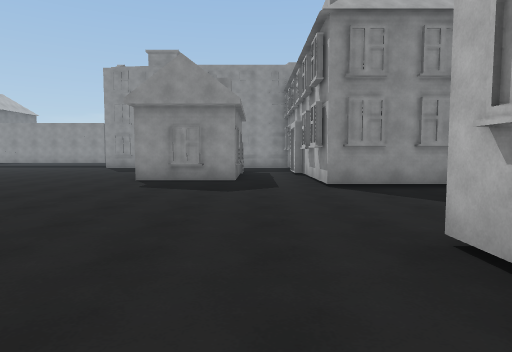
view 1 (above)

24 first-person views from a walk through a Unity game level. The camera is 1.4 m above the floor, tilts 4° down and sees 75° across. The floor is counted in squares, 2 m on a side. Each view is taken from the middle of a square. On the plan, view 1 faces up. The plan holds only what a view shows up to about 10 squares ahead; the rest is blank. The place goes on beyond the plan.

view 2
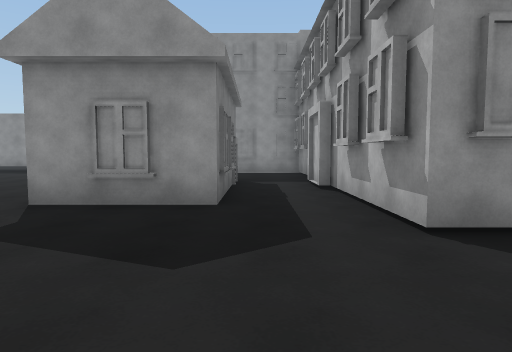

view 3
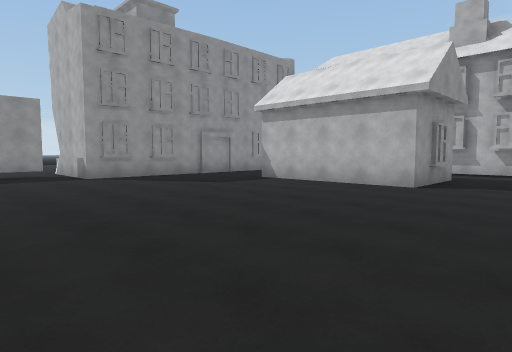

view 4
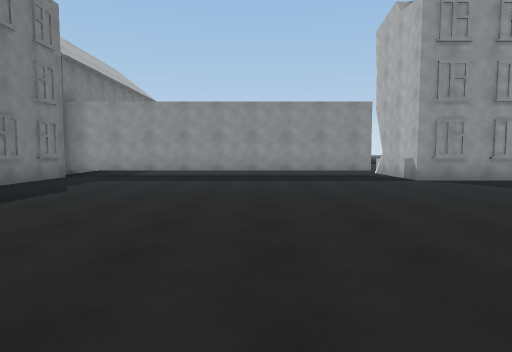

view 5
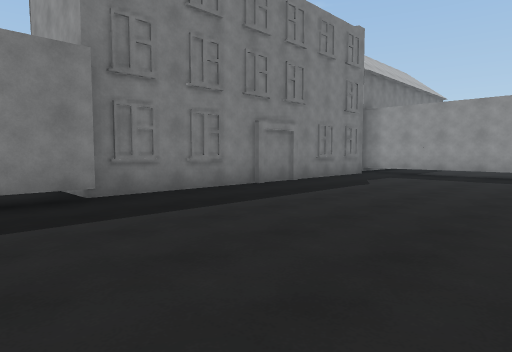

view 6
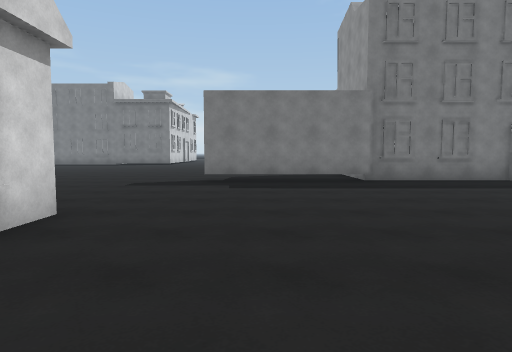

view 7
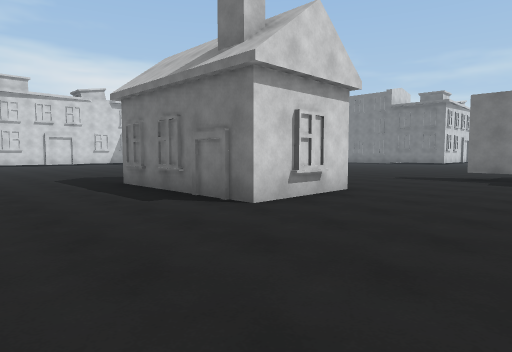

view 8
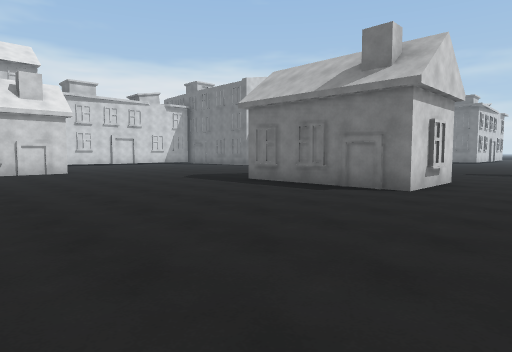

view 9
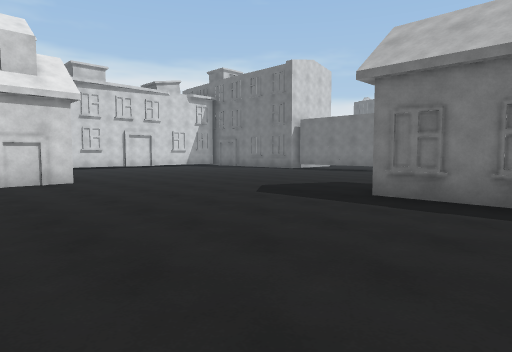

view 10
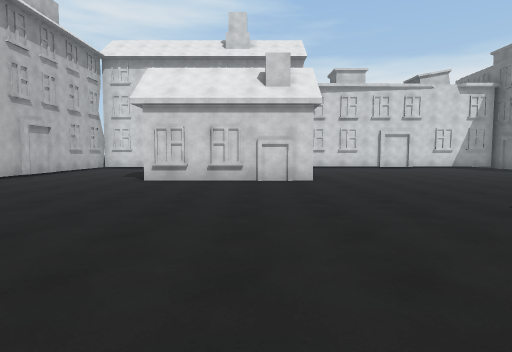

view 11
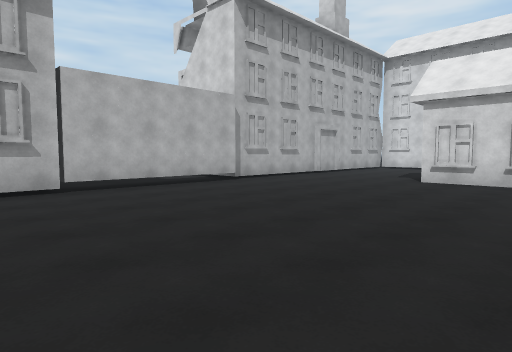

view 12
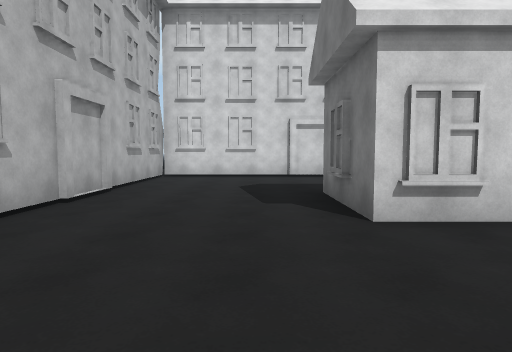

view 13
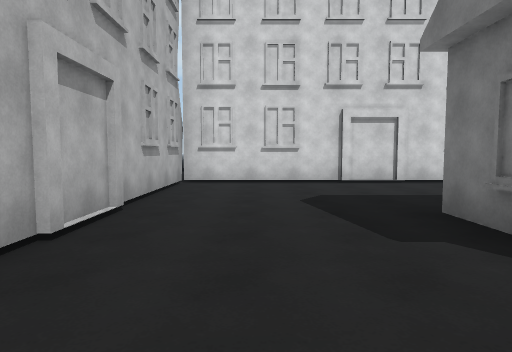

view 14
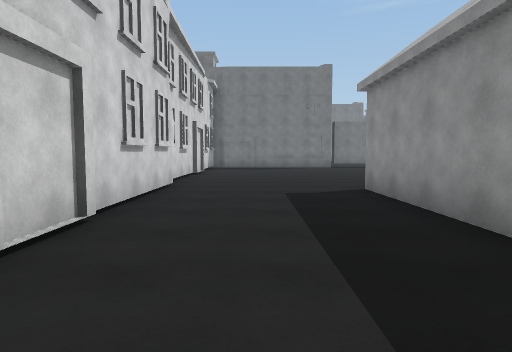

view 15
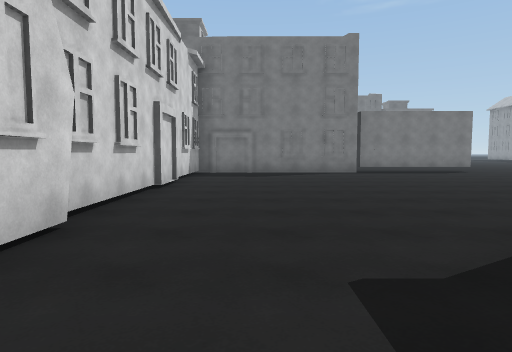

view 16
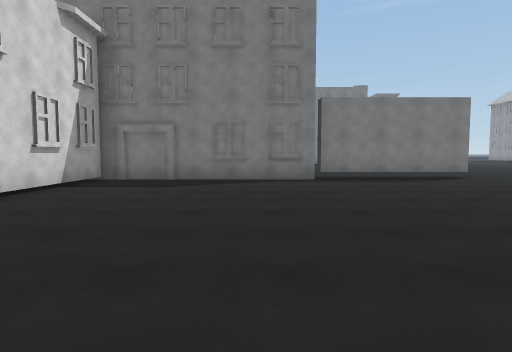

view 17
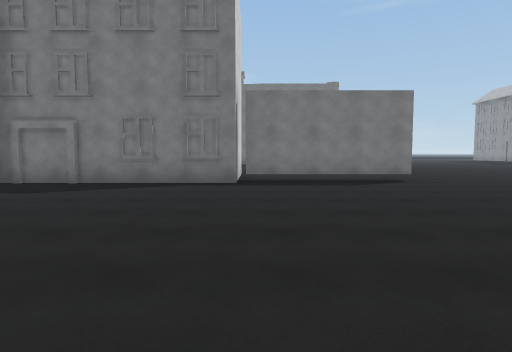

view 18
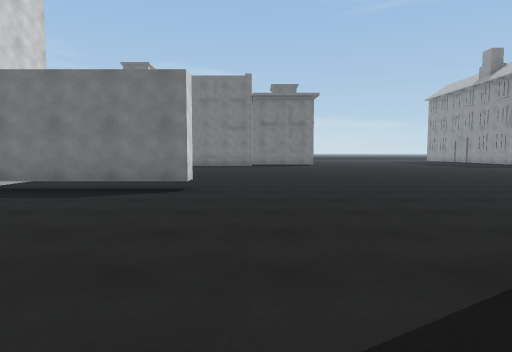

view 19
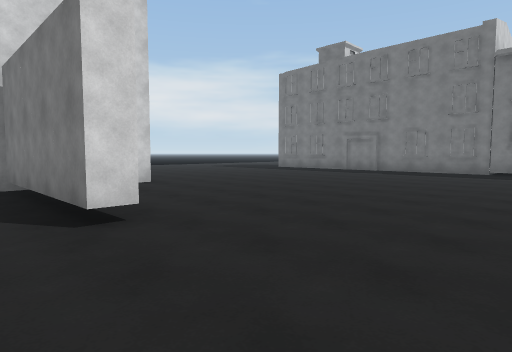

view 20
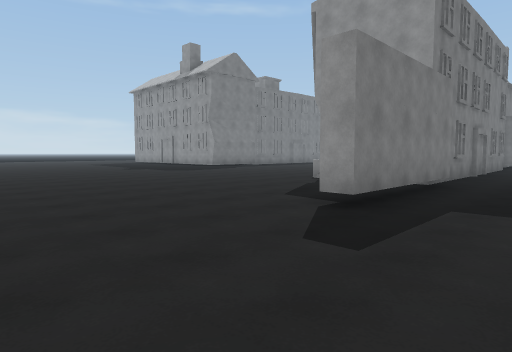

view 21
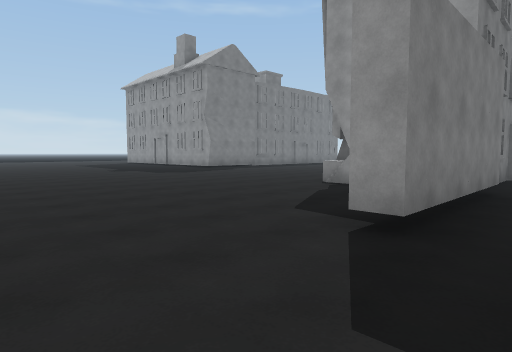

view 22
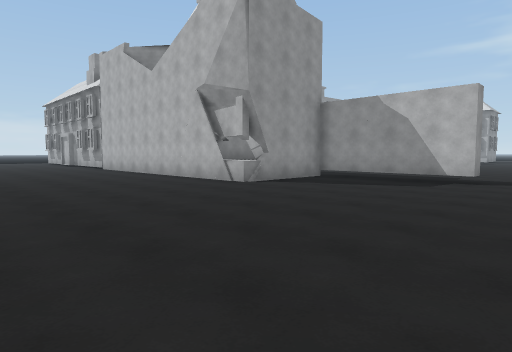

view 23
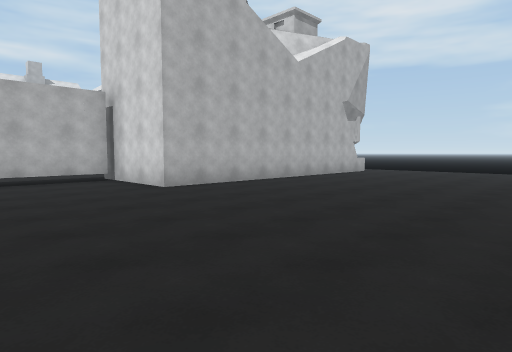

view 24
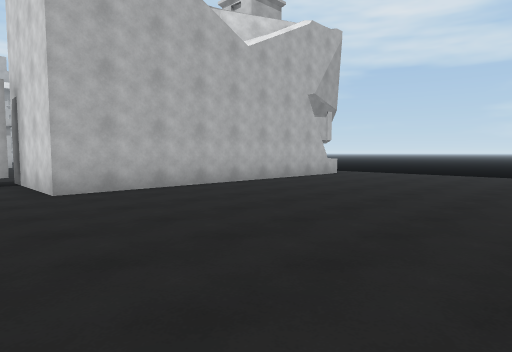

### Floor plan
Key: @ floor where view 1 was taken; # wall or solid block; . floor; B building; O other object.
Columns run from 25 left of view 1 to 4 right of it. Each row starts with its distance up from view 1.
 18                  .B
 17          OOOOOOOOO#
 16         #.........####
 15         #............
 14         #.............   ..B
 13   ..    #..............B ..B
 12  ....   #.............BBB..B
 11  .....  #.............BBB..B
 10  .....BB#.............BBB..B
  9  .....B##.............BBB..B
  8  .....B #..................BB
  7  ........O.................BBB
  6 .........O...................
  5 .........O...................
  4 .........O..................
  3 ...............B............
  2 ..............BBB..........#
  1  ...........   BB..........#
  0      ........  B.........@.#
 -1      .........BBB..........O..
 -2 ...........................O..
 -3 ...........................O..
 -4 ...........................O..
 -5 .........O.................O
 -6 .........O.................B
 -7 .........O.................B
 -8 .........BO........BBBB....B
 -9 ......####.........BBBBB...B
-10 ......#  #.........BBBB....B
-11 ......#  #.................B
-12  .....#  #.................B
-13  .....#  #.................B
-14  .....#  #######B##BBBBBBBBB

Positions as (right, up) in squares from view 1, and headings:
1: (0, 0), facing up
2: (0, 4), facing up
3: (-10, 6), facing up-right
4: (-11, 7), facing up
5: (-11, 6), facing up-left
6: (-8, 5), facing left
7: (-6, 6), facing down-left
8: (-3, 5), facing down-left
9: (-4, 1), facing down-left
10: (-5, 1), facing down
11: (-5, 1), facing down-right
12: (-1, -4), facing down
13: (0, -6), facing down
14: (0, -12), facing left
15: (-4, -12), facing left
16: (-7, -10), facing left
17: (-8, -8), facing left
18: (-10, -3), facing left
19: (-15, -1), facing down-left
20: (-14, 0), facing up-left
21: (-15, 1), facing up-left
22: (-25, 2), facing up-right
23: (-25, -5), facing down-right
24: (-25, -7), facing down-right
